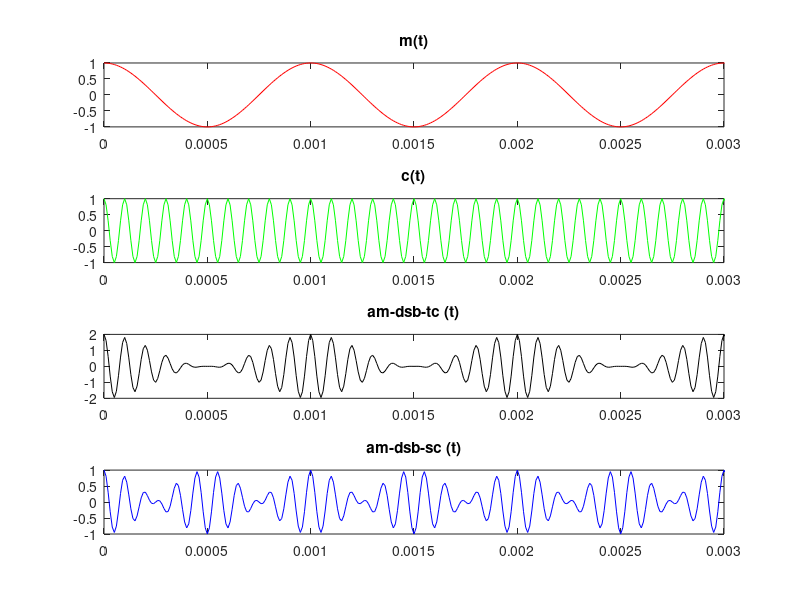
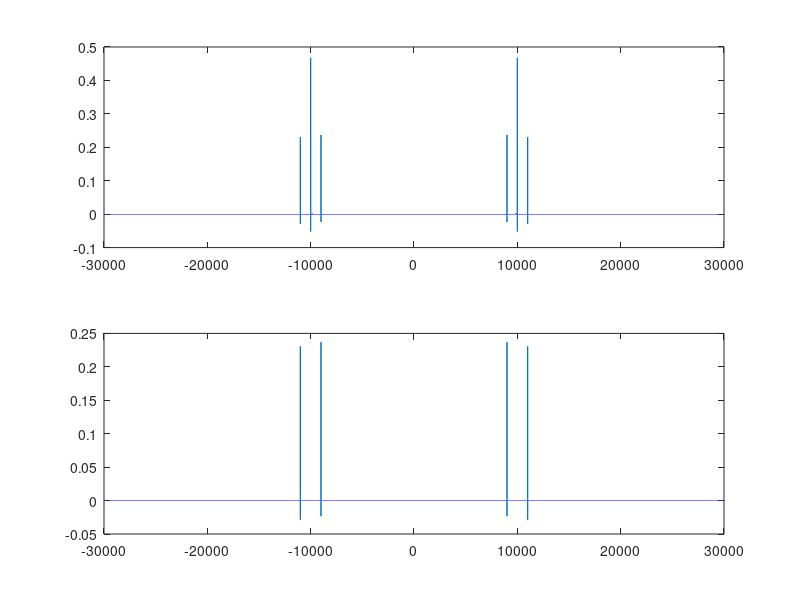
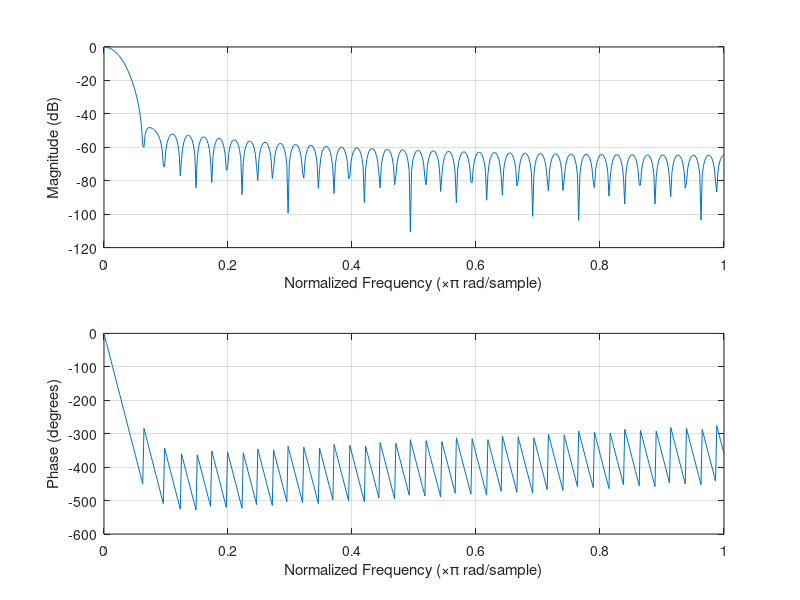
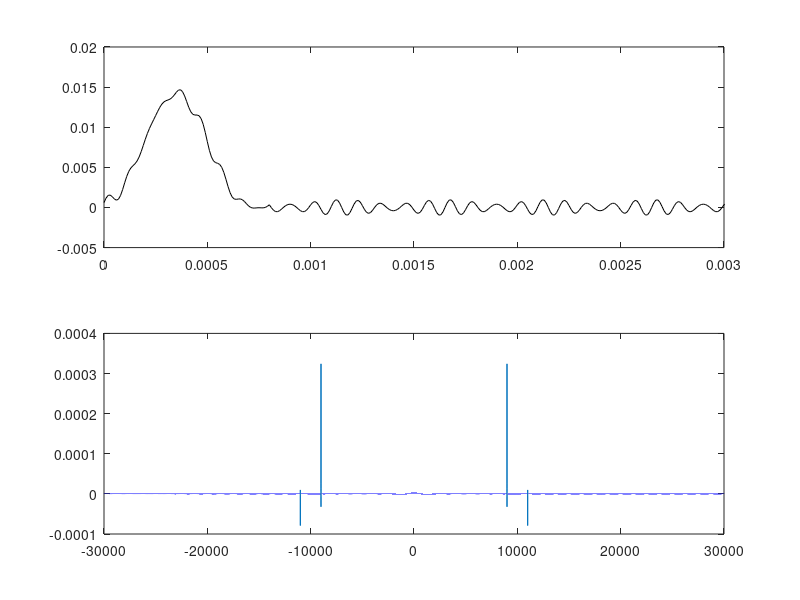

Here is the MATLAB script that generated these plots, in order:
pkg load signal
close all;
clear all;
clc;

Am = 1;
Ac = 1;

fm = 1e3;
fc = 10e3;

fs = 10*fc;
Ts = 1/fs;
t_final = 2;
T = 1/fm;

t = [0:Ts:t_final];

passo_f = 1/t_final;
f = [-fs/2:passo_f:fs/2];

m_t = Am * cos(2*pi*fm*t);
c_t = Ac * cos(2*pi*fc*t);

s_t = m_t .* c_t;
%r_t = r_t .* c_t;

am_dsb_tc_t = Am.*(1 + cos(2*pi*fm*t)).*Ac.*cos(2*pi*fc*t);
am_dsb_sc_t = Ac.*cos(2*pi*fc*t).*m_t;

am_dsb_tc_f = fft(am_dsb_tc_t)/length(am_dsb_tc_t);
am_dsb_tc_f = fftshift(am_dsb_tc_f);

am_dsb_sc_f = fft(am_dsb_sc_t)/length(am_dsb_sc_t);
am_dsb_sc_f = fftshift(am_dsb_sc_f);


ordem = 80;
f_cut = 1e3;
filtro_pb_t = fir1(ordem,(f_cut*2)/fs);


ordem = 80;
f_cut = 1e3;
filtro_pb_t = fir1(ordem,(f_cut*2)/fs);

am_dsb_sc_t_filtrado = filter(filtro_pb_t,1,am_dsb_sc_t);
am_dsb_sc_f_filtrado = fftshift(fft(am_dsb_sc_t_filtrado ))/ length(am_dsb_sc_t_filtrado );

figure(1)
subplot(411)
plot(t,m_t,"r")
xlim([0 3*T])
title("m(t)")

subplot(412)
plot(t,c_t,"g")
xlim([0 3*T])
title("c(t)")

subplot(413)
plot(t,am_dsb_tc_t,"k")
xlim([0 3*T])
title("am-dsb-tc (t)")

subplot(414)
plot(t,am_dsb_sc_t,"b")
xlim([0 3*T])
title("am-dsb-sc (t)")

figure(2)
subplot(211)
plot(f,am_dsb_tc_f)
xlim([-3*fc 3*fc])

subplot(212)
plot(f,am_dsb_sc_f)
xlim([-3*fc 3*fc])

figure(3)
freqz(filtro_pb_t)

figure(4)
subplot(211)
plot(t,am_dsb_sc_t_filtrado,"k")
xlim([0 3*T])
subplot(212)
plot(f,am_dsb_sc_f_filtrado)
xlim([-3*fc 3*fc])

